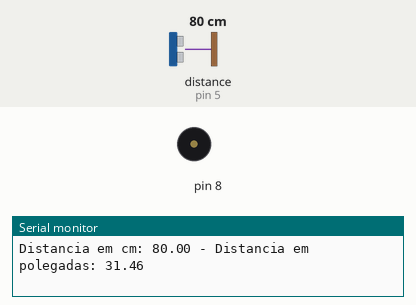
Simulated run of this sketch. Board: Arduino Uno, built with avr-gcc and run on an emulated ATmega328P. On the bench: buzzer (waves = sounding), the last lines printed to the serial monitor. The inputs (shaded band) are chosen by the test bench; at power-on: distance to the obstacle (sensor on pin 5) 80 cm. The echo pulse lasts 58.3 µs per cm.

Above: at 1.8 s.
1.9 s: distance to the obstacle (sensor on pin 5) set to 224 cm
5.4 s: distance to the obstacle (sensor on pin 5) set to 235 cm
At 5.9 s:
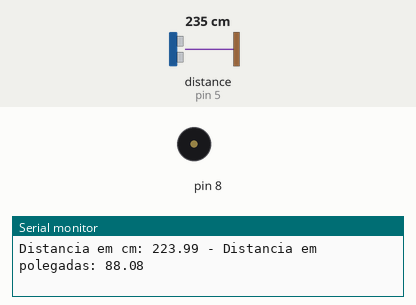
7.0 s: distance to the obstacle (sensor on pin 5) set to 35 cm
At 7.35 s:
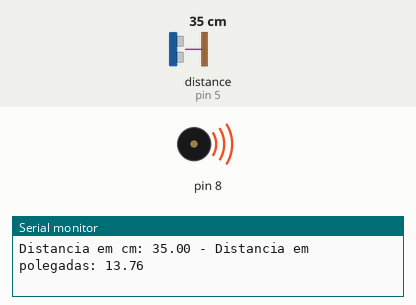
Timing chart, 0 to 17.1 s (numbered marks = the images above; inputs shaded):
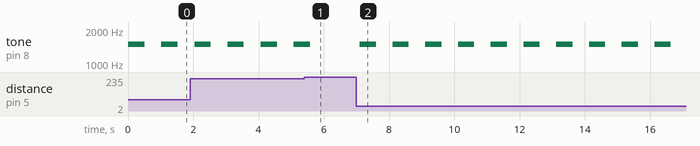

Measured:
- the behaviour switches between 229 and 230 cm on distance to the obstacle (sensor on pin 5) (found by bisection; images 0 and 1)
- after the input at 5.4 s, tone on pin 8: goes on until 5.6 s, then stays silent
- after the input at 7.0 s, tone on pin 8: alternates 1500 Hz for 0.50 s and silent for 0.50 s, starting after 0.10 s
- by itself, tone on pin 8: alternates 1500 Hz for 0.50 s and silent for 0.51 s

The sketch:

proximity_sensor.ino
```cpp
//Carrega a biblioteca do sensor ultrassonico
#include <Ultrasonic.h>

#define pino_trigger 4
#define pino_echo 5

//Inicializa o sensor nos pinos definidos acima
Ultrasonic ultrasonic(pino_trigger, pino_echo);

void setup()
{
  Serial.begin(9600);
  pinMode(8,OUTPUT);
  Serial.println("Lendo dados do sensor...");
}

void loop()
{
  //Le as informacoes do sensor, em cm e pol
  float cmMsec, inMsec;
  long microsec = ultrasonic.timing();
  cmMsec = ultrasonic.convert(microsec, Ultrasonic::CM);
  inMsec = ultrasonic.convert(microsec, Ultrasonic::IN);
  if(cmMsec < 230){
    tone(8,1500, 500);
  }
  else{
    noTone(8);


  }

  //Exibe informacoes no serial monitor
  Serial.print("Distancia em cm: ");
  Serial.print(cmMsec);
  Serial.print(" - Distancia em polegadas: ");
  Serial.println(inMsec);
  delay(1000);
}
```
